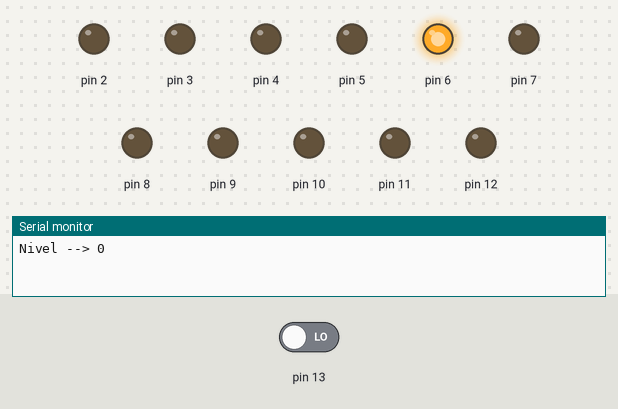
This sketch was run on a simulated Arduino Uno, built with avr-gcc and run on an emulated ATmega328P. Parts: output pins drawn as LEDs (lit = HIGH), the last lines printed to the serial monitor. The inputs (shaded band) are chosen by the test bench; at power-on: pin 13 LOW.

Above: at 2.6 s.
2.7 s: pin 13 driven HIGH
At 3.8 s:
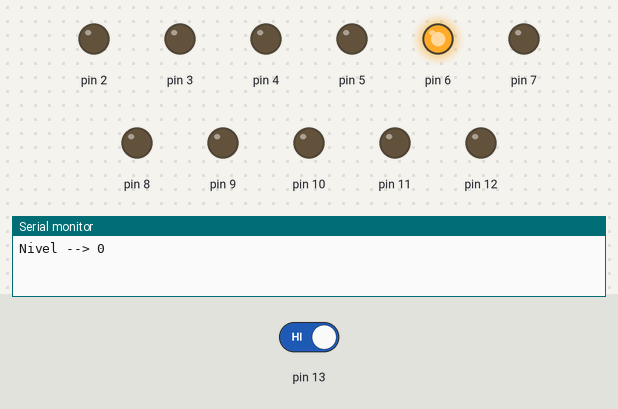
4.2 s: pin 13 driven LOW
At 15.5 s:
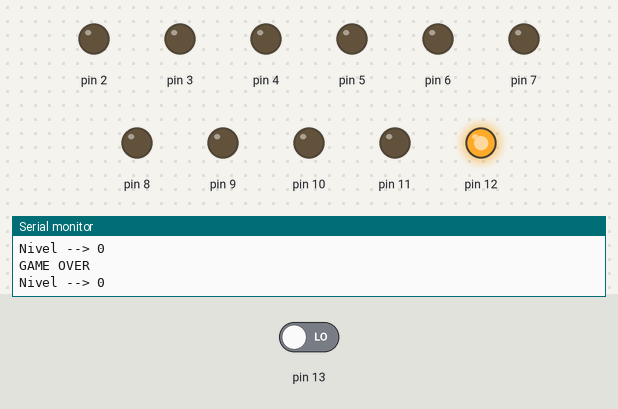
17.3 s: pin 13 driven HIGH
At 17.9 s:
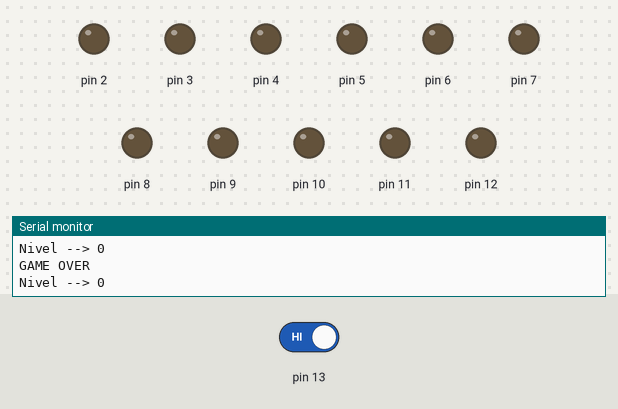
Timing chart, 0 to 20.3 s (numbered marks = the images above; inputs shaded):
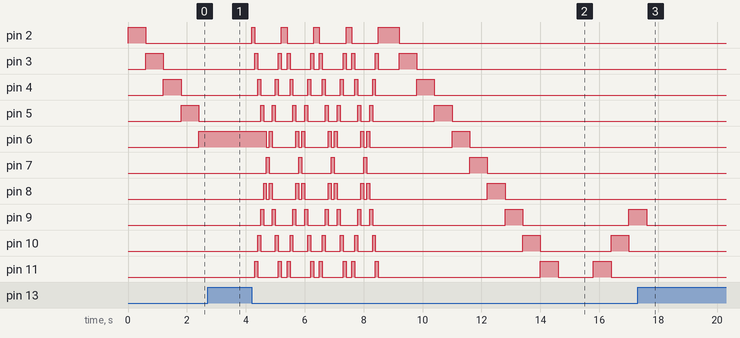

Measured:
- after the input at 2.7 s, pin 6: stays HIGH (without the input it goes to LOW after 0.30 s); pin 7: stays LOW (without the input it goes to HIGH after 0.30 s); pin 8: stays LOW (without the input it goes to HIGH after 0.90 s)
- after the input at 4.2 s, pin 2: goes HIGH 0.10 s, 3 × (LOW 0.90 s, HIGH 0.20 s), LOW 0.90 s, HIGH 0.70 s, then LOW, starting at once; pin 3: LOW → HIGH after 0.10 s, → LOW 0.10 s later, → HIGH 0.70 s later, → LOW 0.10 s later, … (18 changes in this stretch)
- after the input at 17.3 s, pin 2: stays LOW (without the input it goes to HIGH after 3.9 s); pin 3–6: stops changing and stays LOW; pin 7: stays LOW (without the input it goes to HIGH after 0.90 s); pin 8: stays LOW (without the input it goes to HIGH after 0.30 s)

The sketch:

jogo_de_leds.ino
```cpp
int tempo = 600;
int nivel = 0;

void setup() {
  // Configuração inicial
  Serial.begin(9600);
  pinMode(13, INPUT);

  for (int x = 2; x <= 12; x++) {
    pinMode(x, OUTPUT);
  }

  Serial.print("Nivel --> ");
  Serial.println(nivel);
}

void loop() {
  // Loop principal
  for (int x = 2; x <= 12; x++) {
    digitalWrite(x, HIGH);
    delay(tempo);

    if (digitalRead(13) == 1) {
      while (digitalRead(13));

      if (x == 8) {
        nivel = nivel + 1;
        Serial.print("Nivel --> ");
        Serial.println(nivel);
        tempo -= 50;
        if(nivel == 10){
          Serial.println("Você ganhou!");
        }
      } else {
        Serial.println("GAME OVER");
        game_over();
        tempo = 600;
        nivel = 0;
        Serial.print("Nivel --> ");
        Serial.println(nivel);
        return;
      }
    }

    digitalWrite(x, LOW);
  }

  for (int x = 12; x >= 2; x--) {
    digitalWrite(x, HIGH);
    delay(tempo);
    digitalWrite(x, LOW);

    if (digitalRead(13) == 1) {
      while (digitalRead(13));

      if (x == 8) {
        nivel = nivel + 1;
        Serial.print("Nivel --> ");
        Serial.println(nivel);
        tempo -= 50;
        if(nivel == 10){
          Serial.println("Você ganhou!");
        }
      } else {
        Serial.println("GAME OVER");
        game_over();
        tempo = 600;
        nivel = 0;
        Serial.print("Nivel --> ");
        Serial.println(nivel);
        return;
      }
    }
  }
}

void game_over() {
  for (int j = 0; j < 4; j++) {
    for (int x = 2; x <= 12; x++) {
      digitalWrite(x, HIGH);
      digitalWrite(14 - x, HIGH);
      delay(100);
      digitalWrite(x, LOW);
      digitalWrite(14 - x, LOW);
    }
  }
}
```
